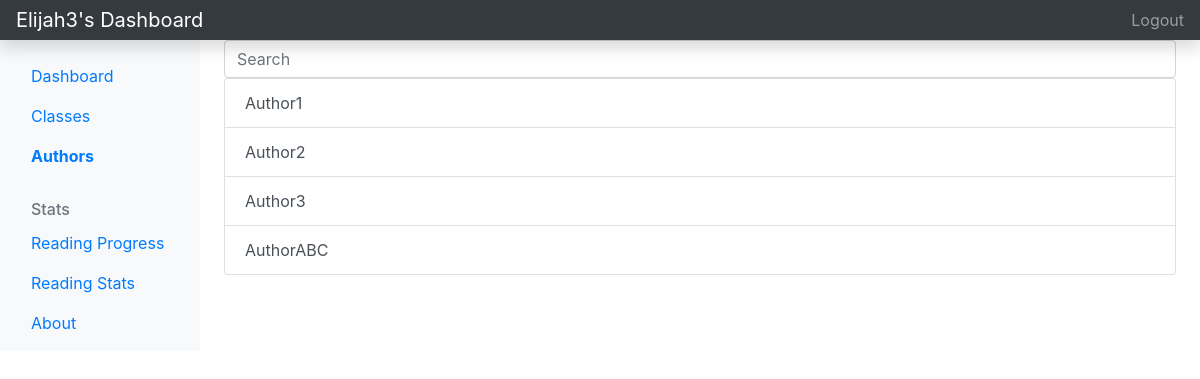
The page /authors/ (signed in) on the database its author committed.
### main/models.py (models this page shows, shortened)
class User(AbstractUser):
    courses = models.ManyToManyField(Course, related_name="user") # courses the user is taking
    papers = models.ManyToManyField(Paper, related_name="user") # the papers the user has added

class Paper(models.Model):
    title = models.CharField(max_length=200, blank=False) # title of the paper, required
    author = models.CharField(max_length=200, blank=True) # author of the paper, not required
    totalPages = models.IntegerField(default=1) # number of pages in the paper (set by user), defaults to 1
    readPages = models.IntegerField(default=0) # number of pages the user has read, defaults to 0
    url = models.CharField(max_length=200, blank=True) # url link of the paper, not required
    addDate = models.DateTimeField(auto_now_add=True, null=True) # time this paper was added by the user
    dueDate = models.DateTimeField(auto_now_add=False, null=True) # time this paper is due
    comments = models.TextField(blank=True) # user added comment about paper
    course = models.ForeignKey(Course, on_delete=models.DO_NOTHING, related_name="paper") # the course this paper belongs to
    def __str__(self):
        return f'{self.title} by {self.author}, {self.totalPages} pages due {self.addDate}'

### main/views.py (the view)
# urls.py: path('authors/', authors_view),
def authors_view(request):
    if not request.user.is_authenticated:
        return redirect('/accounts?needLogin=True')
    authors = []
    papers = []
    try:
        papers = request.user.papers.all().order_by('dueDate')
    except:
        pass
    for paper in papers:
        print(str(paper))
        if paper.author not in authors and paper.author != '':
            authors.append(paper.author)
    return render(request, 'authors.html', {'authors': authors, 'papers': papers})

### main/templates/authors.html (shortened to what this page needs)
<!doctype html>
<html lang="en">
<head>
    <link rel="stylesheet" href="https://cdn.jsdelivr.net/npm/bootstrap@4.5.3/dist/css/bootstrap.min.css"
>
</head>
<body>
    <header class="navbar navbar-dark sticky-top bg-dark flex-md-nowrap p-0 shadow">
        <a class="navbar-brand col-md-3 col-lg-2 me-0 px-3" href="/dashboard">{{request.user.username}}'s Dashboard</a>
        <ul class="navbar-nav px-3">
            <li class="nav-item text-nowrap">
                <a class="nav-link" href="/logout">Logout</a>
            </li>
        </ul>
    </header>
    <div class="container-fluid">
        <div class="row">
            <nav id="sidebarMenu" class="col-md-3 col-lg-2 d-md-block bg-light sidebar collapse">
                <div class="position-sticky pt-3">
                    <ul class="nav flex-column">
                        <li class="nav-item">
                            <a class="nav-link" aria-current="page" href="/">
                                Dashboard
                            </a>
                        </li>
                        <li class="nav-item">
                            <a class="nav-link" href="/classes">
                                Classes
                            </a>
                        </li>
                        <li class="nav-item">
                            <a class="nav-link active" href="/authors">
                                Authors
                            </a>
                        </li>
                    </ul>
                    <h6
                        class="sidebar-heading d-flex justify-content-between align-items-center px-3 mt-4 mb-1 text-muted">
                        <span>Stats</span>
                    </h6>
                    <ul class="nav flex-column mb-2">
                        <li class="nav-item">
                            <a class="nav-link" href="/readingProgress">
                                Reading Progress
                            </a>
                        </li>
                        <li class="nav-item">
                            <a class="nav-link" href="/readingStats">
                                Reading Stats
                            </a>
                        </li>
                        <li class="nav-item">
                            <a class="nav-link" aria-current="page" href="/about">
                                About
                            </a>
                        </li>
                    </ul>
                </div>
            </nav>
            <main class="col-md-9 ms-sm-auto col-lg-10 px-md-4">
                <input id="searchbar" class="form-control mr-sm-2" type="search" placeholder="Search" aria-label="Search">
                <div id="allClasses" class="list-group">
                    {% for author in authors %}
                    <a class="list-group-item list-group-item-action" href="/authorReadings?name={{author}}">
                        {{author}}
                    </a>
                    {% endfor %}
                </div>
            </main>
        </div>
    </div>
</body>
</html>

### main/templates/authors.html (style rules this page uses)
.active { font-weight: bold; }

### rows shown on the page
User: user.username "Elijah3"
Paper: authors "Author1"
Paper: authors "Author2"
Paper: authors "Author3"
Paper: authors "AuthorABC"
